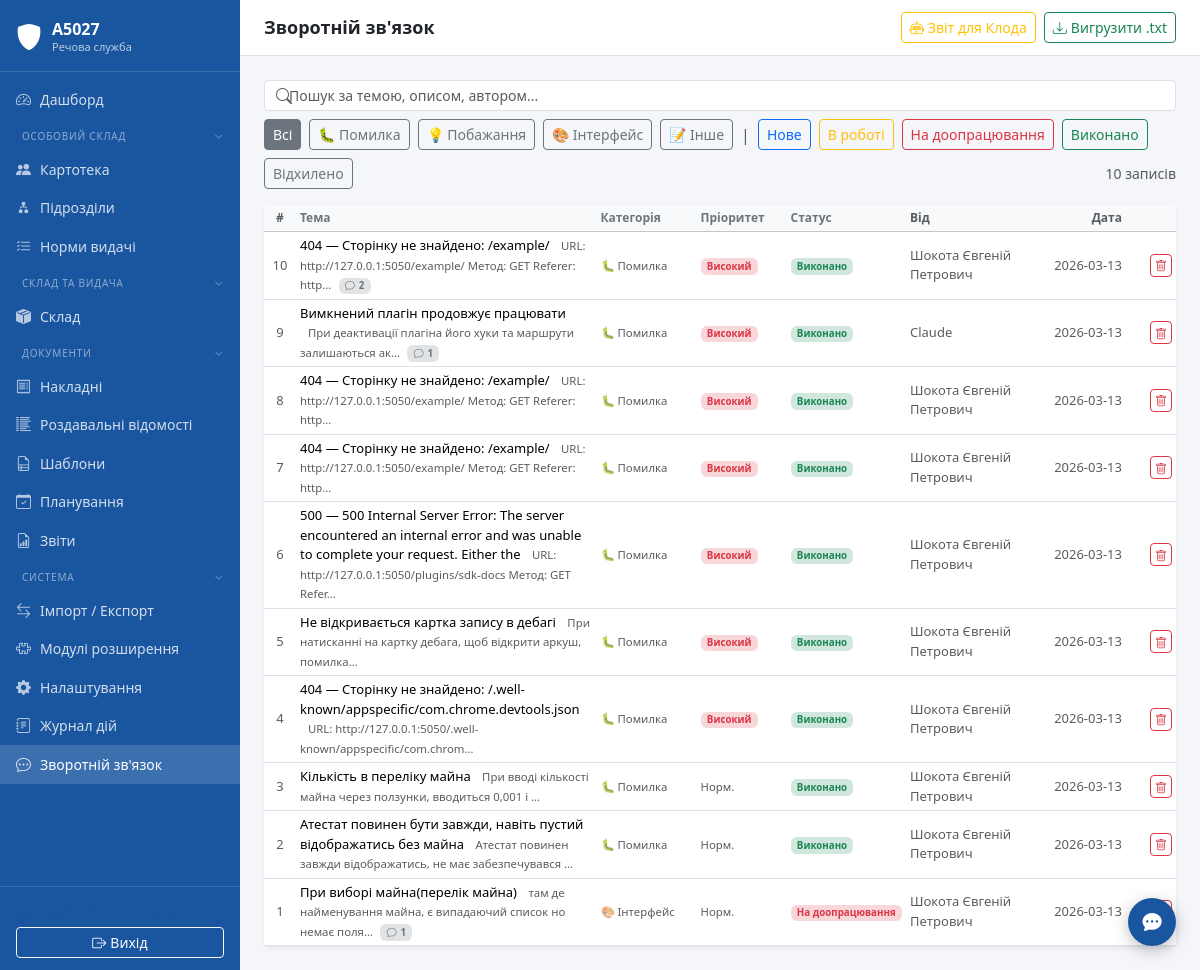
The app's page /feedback/ (signed in) with its own data.
### tables this page shows
CREATE TABLE settings (
            key TEXT PRIMARY KEY,
            value TEXT NOT NULL DEFAULT '',
            updated_at TEXT NOT NULL DEFAULT (datetime('now','localtime'))
        );

CREATE TABLE feedback (
            id         INTEGER PRIMARY KEY AUTOINCREMENT,
            user_id    INTEGER REFERENCES users(id),
            username   TEXT NOT NULL DEFAULT '',
            category   TEXT NOT NULL DEFAULT 'bug',
            priority   TEXT NOT NULL DEFAULT 'normal',
            title      TEXT NOT NULL,
            body       TEXT NOT NULL DEFAULT '',
            page_url   TEXT NOT NULL DEFAULT '',
            status     TEXT NOT NULL DEFAULT 'new',
            created_at TEXT NOT NULL DEFAULT (datetime('now','localtime'))
        , resolved_by TEXT NOT NULL DEFAULT '', resolved_at TEXT, resolve_note TEXT NOT NULL DEFAULT '');

### modules/feedback/routes.py (the view)
@bp.route("/")
@login_required
def index():
    conn = get_connection()
    items = conn.execute(
        "SELECT * FROM feedback ORDER BY created_at DESC"
    ).fetchall()
    items = [dict(i) for i in items]
    comments_flat = _load_comments(conn, [i["id"] for i in items])
    conn.close()
    comments_tree = {fid: _build_tree(flat) for fid, flat in comments_flat.items()}
    return render_template("feedback/index.html",
                           items=items,
                           comments=comments_tree,
                           categories=CATEGORIES,
                           priorities=PRIORITIES,
                           statuses=STATUSES)

### templates/feedback/index.html (shortened to what this page needs)
{% extends "base.html" %}
{% block page_title %}Зворотній зв'язок{% endblock %}
{% block topbar_actions %}
<a href="{{ url_for('feedback.claude_report') }}" class="btn btn-sm btn-outline-warning"
   title="Текстовий файл для Клода — активні записи з деревом коментарів">
    <i class="bi bi-robot me-1"></i>Звіт для Клода
</a>
<a href="{{ url_for('feedback.export') }}" class="btn btn-sm btn-outline-success">
    <i class="bi bi-download me-1"></i>Вигрузити .txt
</a>
{% endblock %}
{% block content %}
<div class="d-flex flex-column gap-2 mb-3">
    <div class="position-relative">
        <i class="bi bi-search position-absolute text-muted" style="left:.75rem;top:50%;transform:translateY(-50%)"></i>
        <input type="text" id="fbSearch" class="form-control form-control-sm ps-4"
               placeholder="Пошук за темою, описом, автором...">
    </div>
    <div class="d-flex gap-2 flex-wrap align-items-center">
        <button class="btn btn-sm btn-outline-secondary active" data-filter="" data-status="">Всі</button>
        {% for key, label in categories.items() %}
        <button class="btn btn-sm btn-outline-secondary" data-filter="{{ key }}" data-status="">{{ label }}</button>
        {% endfor %}
        <span class="text-muted">|</span>
        {% for skey, (slabel, scolor) in statuses.items() %}
        <button class="btn btn-sm btn-outline-{{ scolor }}" data-filter="" data-status="{{ skey }}">{{ slabel }}</button>
        {% endfor %}
        <span class="ms-auto text-muted small" id="fbCount"></span>
    </div>
</div>
{% if items %}
<div class="card border-0 shadow-sm">
    <div class="table-responsive">
        <table class="table table-hover table-sm mb-0 align-middle" id="fbTable">
            <thead class="table-light">
                <tr>
                    <th style="width:32px" class="text-center text-muted small">#</th>
                    <th>Тема</th>
                    <th style="width:100px">Категорія</th>
                    <th style="width:90px">Пріоритет</th>
                    <th style="width:110px">Статус</th>
                    <th style="width:130px" class="text-muted small">Від</th>
                    <th style="width:90px" class="text-muted small text-end">Дата</th>
                    <th style="width:50px"></th>
                </tr>
            </thead>
            <tbody id="fbTableBody">
            {% for item in items %}
            {% set stat_label, stat_color = statuses.get(item.status, ('Нове', 'primary')) %}
            {% set item_comments = comments.get(item.id, []) %}
            {% set comment_count = item_comments | length %}
            <tr class="fb-item fb-row"
                data-category="{{ item.category }}"
                data-status="{{ item.status }}"
                data-search="{{ (item.title ~ ' ' ~ item.body ~ ' ' ~ item.username) | lower | e }}"
                id="fbrow-{{ item.id }}"
                style="cursor:pointer"
                onclick="openThreadById({{ item.id }})">
                <td class="text-muted small text-center">{{ item.id }}</td>
                <td>
                    <span class="fw-medium">{{ item.title }}</span>
                    {% if item.body %}
                    <span class="text-muted small ms-2 d-none d-md-inline">{{ item.body[:60] }}{% if item.body|length > 60 %}…{% endif %}</span>
                    {% endif %}
                    {% if comment_count > 0 %}
                    <span class="badge bg-secondary-subtle text-secondary ms-1 small">
                        <i class="bi bi-chat me-1"></i>{{ comment_count }}
                    </span>
                    {% endif %}
                </td>
                <td><span class="small text-muted">{{ categories.get(item.category, item.category) }}</span></td>
                <td>
                    {% if item.priority == 'high' %}
                    <span class="badge bg-danger-subtle text-danger small">Високий</span>
                    {% elif item.priority == 'normal' %}
                    <span class="text-muted small">Норм.</span>
                    {% else %}
                    <span class="text-muted small">Низький</span>
                    {% endif %}
                </td>
                <td>
                    <span class="badge bg-{{ stat_color }}-subtle text-{{ stat_color }} small fb-status-badge"
                          id="fbbadge-{{ item.id }}">{{ stat_label }}</span>
                </td>
                <td class="text-muted small">{{ item.username or '—' }}</td>
                <td class="text-muted small text-end">{{ item.created_at[:10] }}</td>
                <td class="text-end" onclick="event.stopPropagation()">
                    <button class="btn btn-sm btn-outline-danger py-0 px-1"
                            onclick="deleteFb({{ item.id }})" title="Видалити">
                        <i class="bi bi-trash" style="font-size:.75rem"></i>
                    </button>
                </td>
            </tr>
            {% endfor %}
            </tbody>
        </table>
    </div>
</div>
{% else %}
<div class="text-center text-muted py-5">
    <i class="bi bi-inbox fs-1 d-block mb-2 opacity-25"></i>
    Повідомлень поки немає
</div>
{% endif %}
{% endblock %}

### templates/base.html (shortened to what this page needs)
<!DOCTYPE html>
<html lang="uk">
<head>
    <link rel="stylesheet" href="{{ url_for('static', filename='css/bootstrap.min.css') }}">
    <link rel="stylesheet" href="{{ url_for('static', filename='css/bootstrap-icons.min.css') }}">
    <link rel="stylesheet" href="{{ url_for('static', filename='css/main.css') }}">
    <link rel="stylesheet" href="{{ url_for('static', filename='css/theme-' ~ (session.get('theme') or 'default') ~ '.css') }}">
</head>
<body>
<div class="app-wrapper">
    <nav class="app-sidebar">
        <a class="sidebar-brand" href="{{ url_for('dashboard') }}">
            <i class="bi bi-shield-fill sidebar-brand-icon"></i>
            <div class="sidebar-brand-text">
                <div class="title">{{ unit_name }}</div>
                <div class="subtitle">Речова служба</div>
            </div>
        </a>
        {%- set _in_docs = request.blueprint in ('invoices','rv','doc_templates','planning','reports') %}
        {%- set _in_plugins = plugin_menu_items and request.path and plugin_menu_items | selectattr('url') | list | length > 0 %}
        {%- set _sidebar_extra = slot('sidebar.items') %}
        {%- set _in_extra = _sidebar_extra and _sidebar_extra | length > 0 %}
        {%- set _in_system = request.blueprint in ('import_export','plugins','settings','audit') or request.path.startswith('/settings/') or request.path.startswith('/audit/') %}
        <ul class="nav flex-column sidebar-nav">
            <li class="nav-item">
                <a class="nav-link {% if request.endpoint == 'dashboard' %}active{% endif %}"
                   href="{{ url_for('dashboard') }}">
                    <i class="bi bi-speedometer2"></i> Дашборд
                </a>
            </li>
            <li>
                <button class="nav-section-toggle" data-section="os">
                    <span>Особовий склад</span>
                    <i class="bi bi-chevron-down nav-section-chevron"></i>
                </button>
            </li>
            <li class="nav-section-body" data-section-body="os">
                <ul class="nav flex-column">
                    <li class="nav-item">
                        <a class="nav-link {% if request.blueprint == 'personnel' %}active{% endif %}"
                           href="/personnel/">
                            <i class="bi bi-people-fill"></i> Картотека
                        </a>
                    </li>
                    <li class="nav-item">
                        <a class="nav-link {% if request.path == '/units/' or request.path.startswith('/units/') %}active{% endif %}"
                           href="/units/">
                            <i class="bi bi-diagram-2-fill"></i> Підрозділи
                        </a>
                    </li>
                    <li class="nav-item">
                        <a class="nav-link {% if request.blueprint == 'supply_norms' %}active{% endif %}"
                           href="/supply-norms/">
                            <i class="bi bi-list-check"></i> Норми видачі
                        </a>
                    </li>
                </ul>
            </li>
            <li>
                <button class="nav-section-toggle" data-section="sklad">
                    <span>Склад та видача</span>
                    <i class="bi bi-chevron-down nav-section-chevron"></i>
                </button>
            </li>
            <li class="nav-section-body" data-section-body="sklad">
                <ul class="nav flex-column">
                    <li class="nav-item">
                        <a class="nav-link {% if request.blueprint == 'warehouse' %}active{% endif %}"
                           href="/warehouse/">
                            <i class="bi bi-box-seam-fill"></i> Склад
                        </a>
                    </li>
                </ul>
            </li>
            <li>
                <button class="nav-section-toggle" data-section="docs"
                        {% if _in_docs %}data-default-open="1"{% endif %}>
                    <span>Документи</span>
                    <i class="bi bi-chevron-down nav-section-chevron"></i>
                </button>
            </li>
            <li class="nav-section-body" data-section-body="docs">
                <ul class="nav flex-column">
                    <li class="nav-item">
                        <a class="nav-link {% if request.blueprint == 'invoices' %}active{% endif %}"
                           href="/invoices/">
                            <i class="bi bi-receipt"></i> Накладні
                        </a>
                    </li>
                    <li class="nav-item">
                        <a class="nav-link {% if request.blueprint == 'rv' %}active{% endif %}"
                           href="/rv/">
                            <i class="bi bi-list-columns-reverse"></i> Роздавальні відомості
                        </a>
                    </li>
                    <li class="nav-item">
                        <a class="nav-link {% if request.blueprint == 'doc_templates' %}active{% endif %}"
                           href="/doc-templates/">
                            <i class="bi bi-file-earmark-ruled"></i> Шаблони
                        </a>
                    </li>
                    <li class="nav-item">
                        <a class="nav-link {% if request.blueprint == 'planning' %}active{% endif %}"
                           href="{{ url_for('planning.index') }}">
                            <i class="bi bi-calendar-check"></i> Планування
                        </a>
                    </li>
                    <li class="nav-item">
                        <a class="nav-link {% if request.blueprint == 'reports' %}active{% endif %}"
                           href="{{ url_for('reports.index') }}">
                            <i class="bi bi-file-earmark-bar-graph"></i> Звіти
                        </a>
                    </li>
                </ul>
            </li>
            <li>
                <button class="nav-section-toggle" data-section="system"
                        {% if _in_system %}data-default-open="1"{% endif %}>
                    <span>Система</span>
                    <i class="bi bi-chevron-down nav-section-chevron"></i>
                </button>
            </li>
            <li class="nav-section-body" data-section-body="system">
                <ul class="nav flex-column">
                    <li class="nav-item">
                        <a class="nav-link {% if request.blueprint == 'import_export' %}active{% endif %}"
                           href="{{ url_for('import_export.index') }}">
                            <i class="bi bi-arrow-left-right"></i> Імпорт / Експорт
                        </a>
                    </li>
                    <li class="nav-item">
                        <a class="nav-link {% if request.blueprint == 'plugins' %}active{% endif %}"
                           href="{{ url_for('plugins.index') }}">
                            <i class="bi bi-puzzle"></i> Модулі розширення
                        </a>
                    </li>
                    <li class="nav-item">
                        <a class="nav-link {% if request.path.startswith('/settings/') %}active{% endif %}"
                           href="/settings/">
                            <i class="bi bi-gear-fill"></i> Налаштування
                        </a>
                    </li>
                    <li class="nav-item">
                        <a class="nav-link {% if request.path.startswith('/audit/') %}active{% endif %}"
                           href="/audit/">
                            <i class="bi bi-journal-text"></i> Журнал дій
                        </a>
                    </li>
                    <li class="nav-item">
                        <a class="nav-link {% if request.path.startswith('/feedback') %}active{% endif %}"
                           href="/feedback/">
                            <i class="bi bi-chat-dots"></i> Зворотній зв'язок
                        </a>
                    </li>
                </ul>
            </li>
        </ul>
        <div class="sidebar-footer">
            <a href="{{ url_for('profile') }}" class="sidebar-user-name text-decoration-none"
               title="Особистий кабінет">
                <i class="bi bi-person-circle me-1"></i>
            </a>
            <a href="{{ url_for('logout') }}" class="btn btn-sm btn-outline-light w-100 mt-1">
                <i class="bi bi-box-arrow-right me-1"></i>Вихід
            </a>
        </div>
    </nav>
    <div class="app-main">
        <div class="app-topbar">
            <h1>{% block page_title %}{% endblock %}</h1>
            <div class="d-flex gap-2">
                {% block topbar_actions %}{% endblock %}
            </div>
        </div>
        <div class="app-content">
            {% block content %}{% endblock %}
        </div>
    </div>
</div>
<div class="toast-container-fixed" id="toastContainer">
{% if session.get('user_id') %}
<button id="fbFloatBtn" title="Зворотній зв'язок / Повідомити про помилку"
        data-bs-toggle="modal" data-bs-target="#feedbackModal"
        style="position:fixed;bottom:1.5rem;right:1.5rem;z-index:1040;
               width:48px;height:48px;border-radius:50%;
               background:var(--app-primary);color:#fff;border:none;
               box-shadow:0 4px 16px rgba(0,0,0,.25);font-size:1.2rem;
               display:flex;align-items:center;justify-content:center;
               transition:transform .15s;">
    <i class="bi bi-chat-dots-fill"></i>
</button>
{% endif %}
</div></div>
</body>
</html>

### records on screen
settings: value "А5027"
feedback: id "10", title "404 — Сторінку не знайдено: /example/", body "URL: http://127.0.0.1:5050/example/ Метод: GET Referer: http", comment_count "2", get "🐛 Помилка", priority "Високий", stat_label "Виконано", username "Шокота Євгеній Петрович", created_at "2026-03-13"
feedback: id "9", title "Вимкнений плагін продовжує працювати", body "При деактивації плагіна його хуки та маршрути залишаються ак", user "1", get "🐛 Помилка", priority "Високий", stat_label "Виконано", username "Claude", created_at "2026-03-13"
feedback: id "8", title "404 — Сторінку не знайдено: /example/", body "URL: http://127.0.0.1:5050/example/ Метод: GET Referer: http", get "🐛 Помилка", priority "Високий", stat_label "Виконано", username "Шокота Євгеній Петрович", created_at "2026-03-13"
feedback: id "7", title "404 — Сторінку не знайдено: /example/", body "URL: http://127.0.0.1:5050/example/ Метод: GET Referer: http", get "🐛 Помилка", priority "Високий", stat_label "Виконано", username "Шокота Євгеній Петрович", created_at "2026-03-13"
feedback: id "6", title "500 — 500 Internal Server Error: The server encountered an internal error and was unable to complete your request. Either the", body "URL: http://127.0.0.1:5050/plugins/sdk-docs Метод: GET Refer", get "🐛 Помилка", priority "Високий", stat_label "Виконано", username "Шокота Євгеній Петрович", created_at "2026-03-13"
feedback: id "5", title "Не відкривається картка запису в дебагі", body "При натисканні на картку дебага, щоб відкрити аркуш, помилка", get "🐛 Помилка", priority "Високий", stat_label "Виконано", username "Шокота Євгеній Петрович", created_at "2026-03-13"
feedback: id "4", title "404 — Сторінку не знайдено: /.well-known/appspecific/com.chrome.devtools.json", body "URL: http://127.0.0.1:5050/.well-known/appspecific/com.chrom", get "🐛 Помилка", priority "Високий", stat_label "Виконано", username "Шокота Євгеній Петрович", created_at "2026-03-13"
feedback: id "3", title "Кількість в переліку майна", body "При вводі кількості майна через ползунки, вводиться 0,001 і", get "🐛 Помилка", priority "Норм.", stat_label "Виконано", username "Шокота Євгеній Петрович", created_at "2026-03-13"
feedback: id "2", title "Атестат повинен бути завжди, навіть пустий відображатись без майна", body "Атестат повинен завжди відображатись, не має забезпечувався", get "🐛 Помилка", priority "Норм.", stat_label "Виконано", username "Шокота Євгеній Петрович", created_at "2026-03-13"
feedback: id "1", title "При виборі майна(перелік майна)", body "там де найменування майна, є випадаючий список но немає поля", comment_count "1", get "🎨 Інтерфейс", priority "Норм.", stat_label "На доопрацювання", username "Шокота Євгеній Петрович", created_at "2026-03-13"

### other values on screen
{{ label }} "🐛 Помилка" "💡 Побажання" "🎨 Інтерфейс" "📝 Інше"
{{ slabel }} "Нове" "В роботі" "На доопрацювання" "Виконано" "Відхилено"
